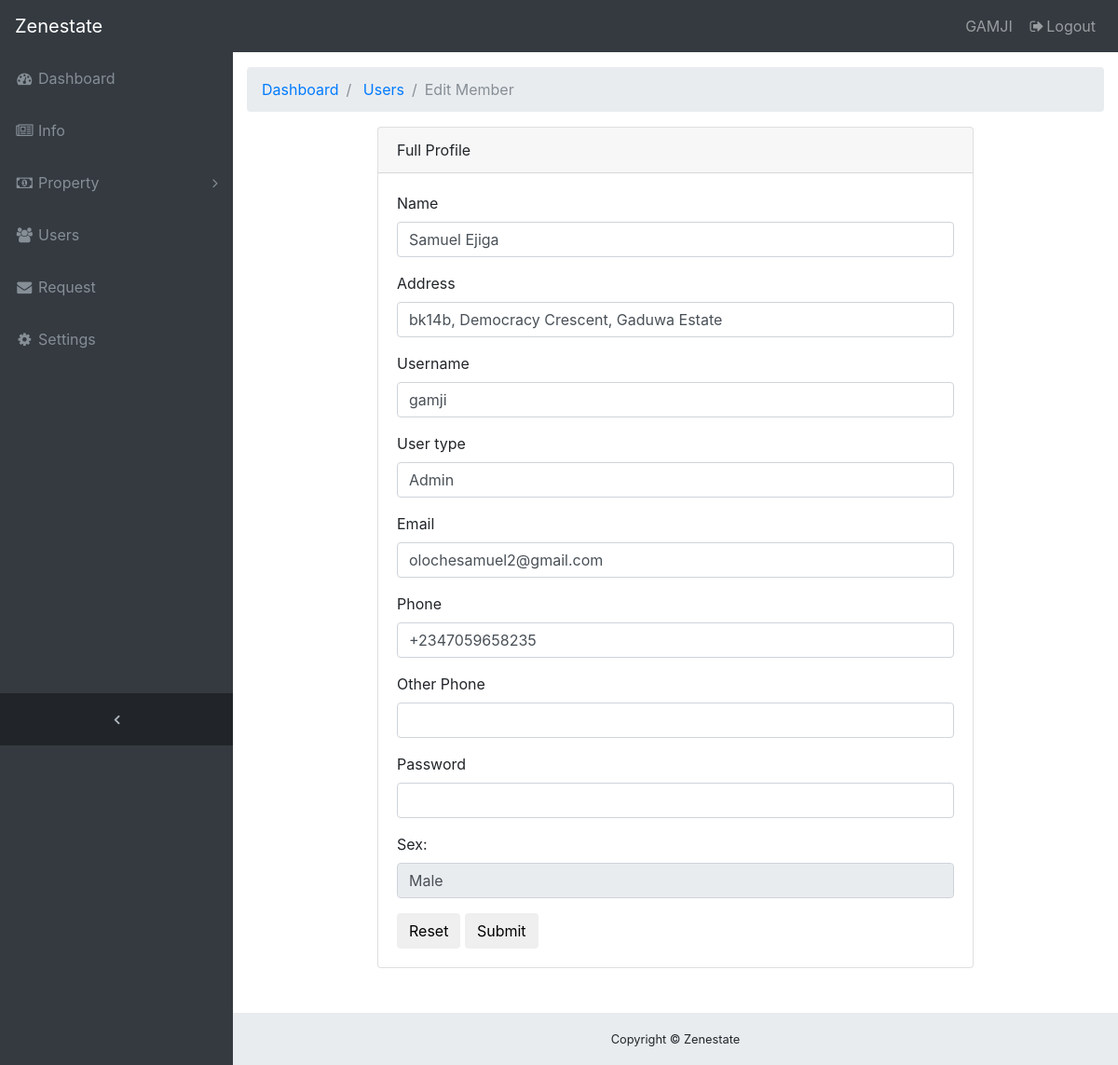
/admin/update_users.php?edit=1 (signed in), run on the app's committed database.
### tables this page shows
CREATE TABLE `users` (
  `id` int(11) NOT NULL,
  `name` varchar(60) NOT NULL,
  `address` varchar(250) NOT NULL,
  `username` varchar(60) NOT NULL,
  `usertype` varchar(20) NOT NULL DEFAULT 'Vendor',
  `email` varchar(100) NOT NULL,
  `phone` varchar(40) NOT NULL,
  `phone2` varchar(40) NOT NULL,
  `sex` varchar(10) NOT NULL,
  `password` varchar(500) NOT NULL,
  `date` timestamp NOT NULL DEFAULT CURRENT_TIMESTAMP,
  `end_date` datetime NOT NULL,
  `status` varchar(60) NOT NULL
);

### admin/update_users.php (the view, shortened to what this page needs)
<?php
include("header.php");
if (isset($_GET['edit'])) {
    $id = $_GET['edit'];
    $sql = "SELECT * FROM users WHERE id='$id'";
    $user = mysqli_query($connection, $sql);
      if (count($user) == 1 ) {
        $n = mysqli_fetch_array($user, MYSQLI_ASSOC);
        $id = $n["id"];
        $name = $n['name'];
        $sex = $n['sex'];
        $designation = $n['usertype'];
        $email = $n['email'];
        $address = $n['address'];
        $username = $n['username'];
        $phone = $n['phone'];
        $phone2 = $n['phone2'];
      }else{
        echo "Something is wrong";
      }
  }
?>
<div class="content-wrapper">
    <div class="container-fluid">
      <ol class="breadcrumb">
        <li class="breadcrumb-item">
          <a href="index.php">Dashboard</a>
        </li>
        <li class="breadcrumb-item">
          <a href="manage_users.php">Users</a>
        </li>
        <li class="breadcrumb-item active">Edit Member</li>
      </ol>
      <div class="row">
        <div class="col-12">
          <div class="card card-register mx-auto mb-5">
            <div class="card-header">Full Profile</div>
            <div class="card-body">
                <form action="../functions/update_user_data.php?sn=<?php echo $id; ?>" method="post">
                    <div class="form-group">
                          <label for="">Name</label>
                          <input name="name" type="text" value="<?php echo $name; ?>" class="form-control">
                        </div>
                        <div class="form-group">
                          <label for="">Address</label>
                          <input name="address" type="text" value="<?php echo $address; ?>" class="form-control">
                        </div>
                        <div class="form-group">
                          <label for="">Username</label>
                          <input name="username" type="text" class="form-control" value="<?php echo $username ?>">
                        </div>
                        <?php
                        if($designation == ""){
                        ?>
                        <div class="form-group">
                          <label for="">User Type</label>
                          <select name="usertype" id="" class="form-control">
                            <option value="Admin">Admin</option>
                            <option value="Staff">Staff</option>
                            <option value="Vendor">Vendor</option>
                          </select>
                        </div>
                        <?php }else{ ?>
                        <div class="form-group">
                            <label for="">User type</label>
                            <input type="text" name="usertype" class="form-control" value="<?php echo $designation ?>" id="">
                        </div>
                        <?php } ?>
                        <div class="form-group">
                          <label for="">Email</label>
                          <input type="email" name="email" value="<?php echo $email ?>" id="" class="form-control">
                        </div>
                        <div class="form-group">
                          <label for="">Phone</label>
                          <input type="tel" name="email" value="<?php echo $phone ?>" id="" class="form-control">
                        </div>
                        <div class="form-group">
                          <label for="">Other Phone</label>
                          <input type="tel" name="email" value="<?php echo $phone2 ?>" id="" class="form-control">
                        </div>
                        <div class="form-group">
                          <label for="">Password</label>
                          <input type="password" name="password" id="" class="form-control">
                        </div>
                        <div class="form-group">
                                <?php
                                if ($sex == "") {
                                ?>
                                    <label for="">Sex:</label>
                                    <select name="sex" id="" class="form-control">
                                        <option value="">.....</option>
                                        <option value="Female">Female</option>
                                        <option value="Male">Male</option>
                                    </select>
                                <?php
                                }else{
                                ?>
                                    <label for="">Sex:</label>
                                    <input type="text" name="sex" id="" value="<?php echo $sex; ?>" class="form-control" readonly>
                                <?php } ?>
                        </div>
                        <button class="btn btn-default">Reset</button>
                        <button type="submit" class="btn btn-default">Submit</button>
                </form>
            </div>
          </div>
        </div>
      </div>
</div>
<?php
include("footer.php");
?>

### admin/css/sb-admin.css (style rules this page uses)
html { position: relative; min-height: 100%; }
body { overflow-x: hidden; }
body.sticky-footer { margin-bottom: 56px; }
body.sticky-footer .content-wrapper { min-height: calc(100vh - 56px - 56px); }
body.fixed-nav { padding-top: 56px; }
.content-wrapper { min-height: calc(100vh - 56px); padding-top: 1rem; }
.content-wrapper { overflow-x: hidden; background: white; }
@media (min-width: 992px) { .content-wrapper { margin-left: 250px; } }
.card-register { max-width: 40rem; }

### data on the page
users: name "Samuel Ejiga", address "bk14b, Democracy Crescent, Gaduwa Estate", username "gamji", usertype "Admin", email "olochesamuel2@gmail.com", email "+2347059658235", sex "Male"

### other printed values
$_SESSION['username'] "GAMJI"
